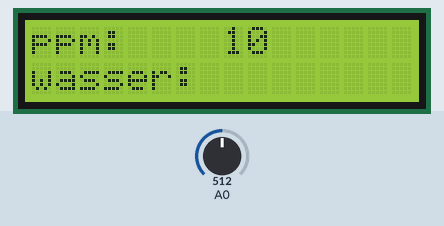
A sketch run on a simulated Arduino Uno, built with avr-gcc and run on an emulated ATmega328P. Parts: 16×2 character LCD. The inputs (shaded band) are chosen by the test bench; at power-on: A0 = 512.

Above: at 4.2 s.
4.3 s: A0 set to 190
At 4.78 s:
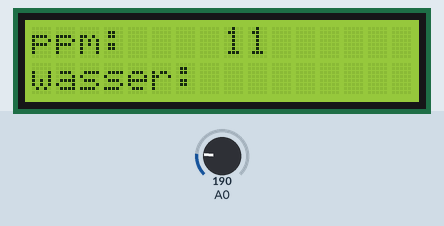
6.1 s: A0 set to 660
At 7.2 s:
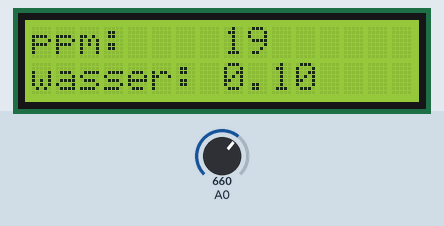
7.9 s: A0 set to 122
At 12.6 s:
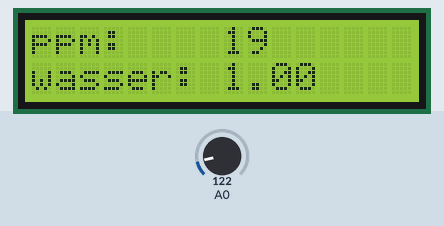
Timing chart, 0 to 14.1 s (numbered marks = the images above; inputs shaded):
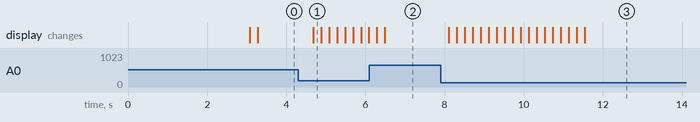

The sketch:

lcd_keypad_shield_eingabe_test.ino
```cpp
#include <LiquidCrystal.h>

/*******************************************************
Eingabe ppm und wassermenge über LCD-Keypad-shield
********************************************************/

// Verwendete Pins der LCD anzeige
LiquidCrystal lcd(8, 9, 4, 5, 6, 7);

int lcd_taste = 0;
int adc_taste_input = 0;
#define tasteRECHTS   0
#define tasteHOCH     1
#define tasteRUNTER   2
#define tasteLINKS    3
#define tasteSELECT   4
#define tasteNICHTS   5

unsigned int ziel_ppm = 10;
float wasser = 0.1;

int lese_tasten()
{
 adc_taste_input = analogRead(0);      // liest den Wert des ADC
 if (adc_taste_input > 1000) return tasteNICHTS;
 if (adc_taste_input < 50)   return tasteRECHTS;
 if (adc_taste_input < 250)  return tasteHOCH;
 if (adc_taste_input < 450)  return tasteRUNTER;
 if (adc_taste_input < 650)  return tasteLINKS;
 if (adc_taste_input < 850)  return tasteSELECT;
 return tasteNICHTS;
}

void eingabe_benutzer(){
  lcd.setCursor(0,0);
  lcd.print("ppm:");
  lcd.setCursor(0,1);
  lcd.print("wasser:");

  do{
    delay(200);
    lcd.setCursor(8,0);
    lcd.print("   ");
    lcd.setCursor(8,0);
    lcd.print(ziel_ppm);

    lcd_taste = lese_tasten();
    switch(lcd_taste)
      { case tasteHOCH:
        {if (ziel_ppm < 200)
          ziel_ppm++;
        break;
        }
        case tasteRUNTER:
        {if (ziel_ppm > 10)
          ziel_ppm--;
        break;}
        }
    }while(lcd_taste != tasteSELECT);

  do{
    delay(200);
    lcd.setCursor(8,1);
    lcd.print("    ");
    lcd.setCursor(8,1);
    lcd.print(wasser);

    lcd_taste = lese_tasten();
    switch(lcd_taste)
      { case tasteHOCH:
        {if (wasser < 1.0)
          wasser = wasser + 0.05 ;
         break;
         }
        case tasteRUNTER:
        {if (wasser > 0.1)
          wasser = wasser - 0.05;
         break;}
      }
    }while(adc_taste_input != tasteSELECT);


}

void setup()
{
 lcd.begin(16, 2);              // start der Lib. mit 2 Zeilen und 16 Zeichen
 lcd.clear();
 lcd.setCursor(0,0);
 lcd.print("PPM COUNTER");
 lcd.setCursor(0,1);
 lcd.print("Ver.0.1/1/2017");
 delay(3000);
 lcd.clear();
}

void loop()
{
 eingabe_benutzer();

}
```

Measured:
- after the input at 4.3 s, the display: changes after 0.38 s (image 1)
- after the input at 7.9 s, the display: first changes after 0.21 s (image 3 shows a later state)
